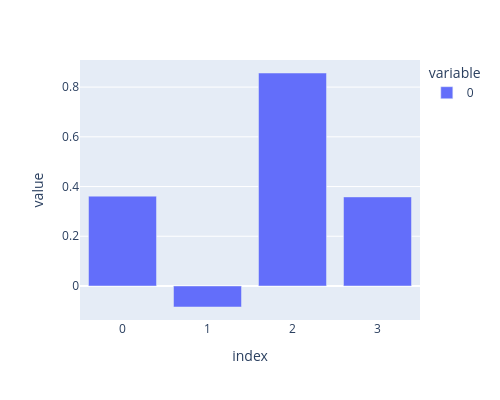

The notebook cell this image was saved under:
### Code cell
from plotly import express as px

px.bar(pca.components_[0], width=500, height=400)

### Figure 1 — Plotly figure (JSON) as saved in the notebook; plotly's stock layout.template omitted (floating-point values rounded to 4 significant figures)
{"data": [{"hovertemplate": "variable=0<br>index=%{x}<br>value=%{y}<extra></extra>", "legendgroup": "0", "marker": {"color": "#636efa", "pattern": {"shape": ""}}, "name": "0", "orientation": "v", "showlegend": true, "textposition": "auto", "type": "bar", "x": [0, 1, 2, 3], "xaxis": "x", "y": [0.3614, -0.08452, 0.8567, 0.3583], "yaxis": "y"}], "layout": {"barmode": "relative", "height": 400, "legend": {"title": {"text": "variable"}, "tracegroupgap": 0}, "margin": {"t": 60}, "width": 500, "xaxis": {"anchor": "y", "domain": [0, 1], "title": {"text": "index"}}, "yaxis": {"anchor": "x", "domain": [0, 1], "title": {"text": "value"}}}}
